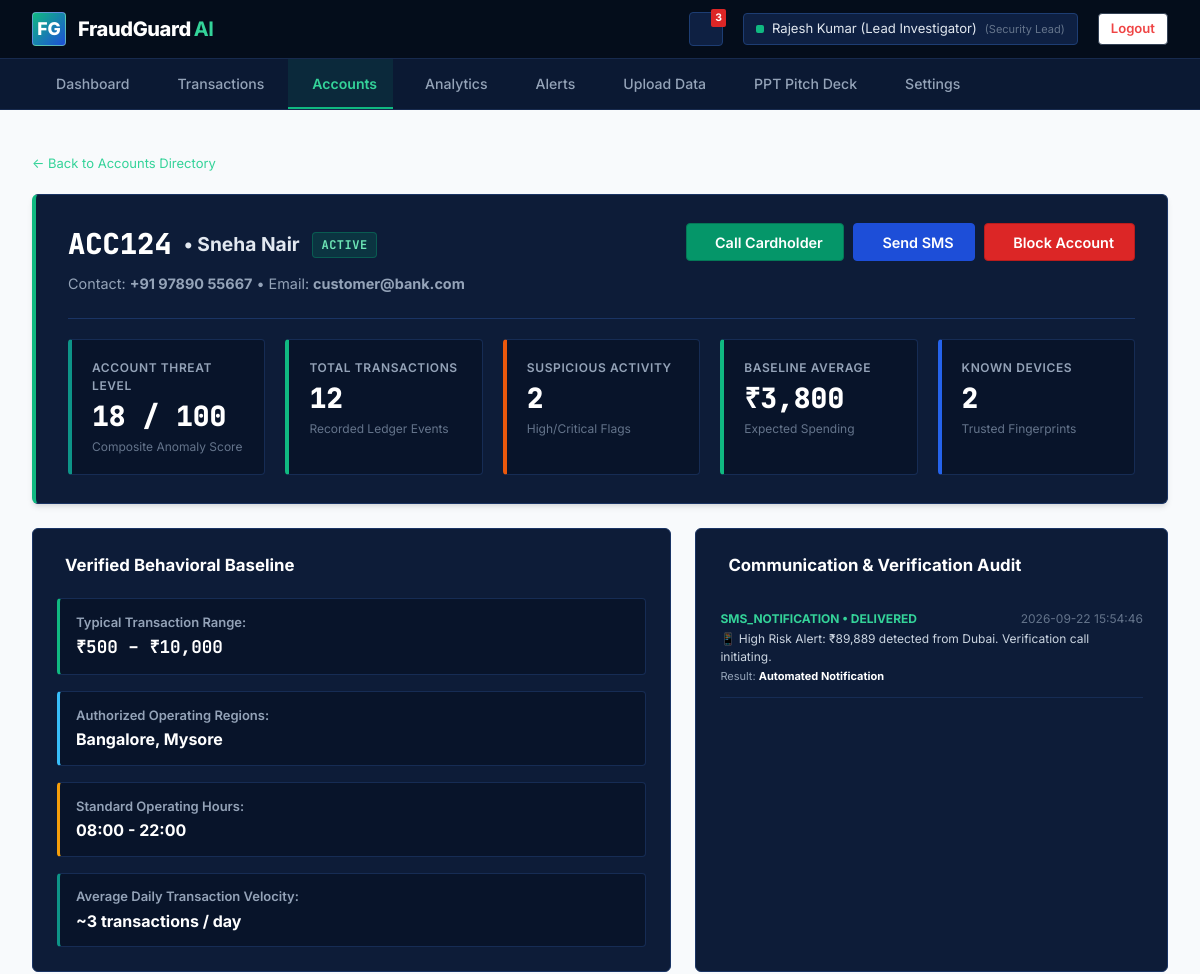
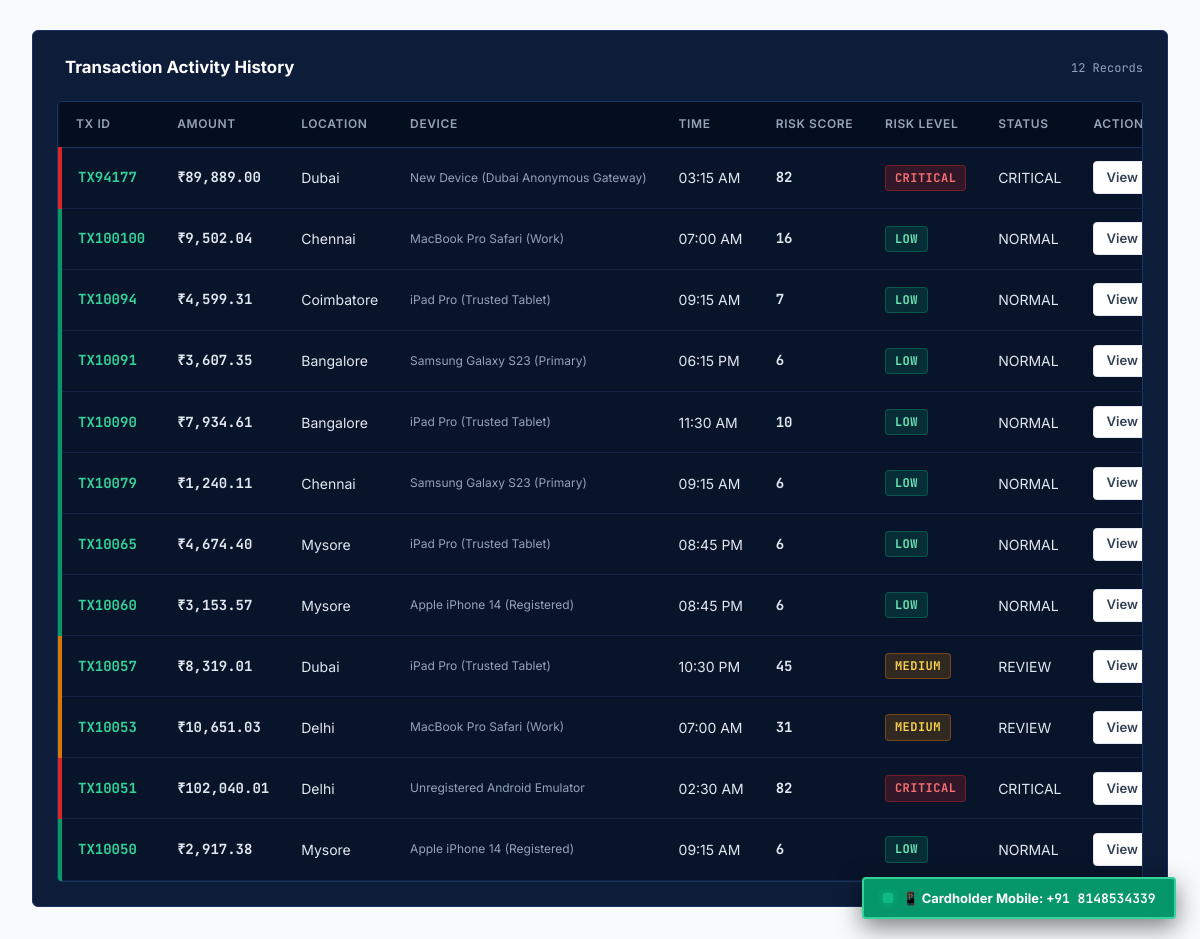
Screenshot of /accounts/ACC124 (signed in) with the database file from the repository (2 pictures, top to bottom).
### tables this page shows
CREATE TABLE accounts (
            id INTEGER PRIMARY KEY AUTOINCREMENT,
            account_id TEXT UNIQUE NOT NULL,
            holder_name TEXT NOT NULL,
            phone_number TEXT DEFAULT '+91 98450 12345',
            email TEXT DEFAULT 'customer@bank.com',
            avg_amount REAL DEFAULT 2500.0,
            min_amount REAL DEFAULT 500.0,
            max_amount REAL DEFAULT 15000.0,
            normal_locations TEXT DEFAULT 'Chennai, Coimbatore',
            normal_hours TEXT DEFAULT '08:00 - 22:00',
            known_devices INTEGER DEFAULT 2,
            avg_daily_tx INTEGER DEFAULT 3,
            risk_score INTEGER DEFAULT 10,
            status TEXT DEFAULT 'ACTIVE', -- ACTIVE, ACCOUNT_HOLD, ADMIN_REVIEW, BLOCKED, FLAGGED
            call_attempts INTEGER DEFAULT 0,
            last_call_status TEXT DEFAULT 'NONE',
            hold_reason TEXT DEFAULT '',
            block_reason TEXT DEFAULT '',
            held_at TIMESTAMP,
            blocked_at TIMESTAMP,
            created_at TIMESTAMP DEFAULT CURRENT_TIMESTAMP
        , last_sms_status TEXT DEFAULT 'NONE');

CREATE TABLE customer_communications (
            id INTEGER PRIMARY KEY AUTOINCREMENT,
            account_id TEXT NOT NULL,
            transaction_id TEXT,
            type TEXT NOT NULL, -- CALL, SMS, WHATSAPP
            recipient_contact TEXT NOT NULL,
            message_content TEXT NOT NULL,
            status TEXT DEFAULT 'DELIVERED', -- SENT, DELIVERED, ANSWERED, CONFIRMED_FRAUD, CONFIRMED_SAFE
            response TEXT,
            created_at TIMESTAMP DEFAULT CURRENT_TIMESTAMP
        );

CREATE TABLE transactions (
            id INTEGER PRIMARY KEY AUTOINCREMENT,
            transaction_id TEXT UNIQUE NOT NULL,
            account_id TEXT NOT NULL,
            recipient_account_id TEXT,
            amount REAL NOT NULL,
            avg_amount REAL NOT NULL,
            location TEXT NOT NULL,
            time_str TEXT NOT NULL,
            device TEXT NOT NULL,
            new_device INTEGER DEFAULT 0,
            transactions_10min INTEGER DEFAULT 1,
            rule_score INTEGER DEFAULT 0,
            ml_score INTEGER DEFAULT 0,
            risk_score INTEGER DEFAULT 0,
            risk_level TEXT DEFAULT 'LOW',
            status TEXT DEFAULT 'NORMAL',
            flagged_reasons TEXT DEFAULT '[]',
            created_at TIMESTAMP DEFAULT CURRENT_TIMESTAMP
        );

### app.py (the view)
@app.route('/accounts/<account_id>')
@login_required
def account_details_view(account_id):
    account = get_account_profile(account_id)
    if not account:
        flash(f'Account {account_id} not found.', 'warning')
        return redirect(url_for('accounts_view'))
    account_txs = get_transactions_for_account(account_id)
    suspicious_count = sum(1 for t in account_txs if t['risk_level'] in ['HIGH', 'CRITICAL'])
    communications = get_communications_for_account(account_id)
    return render_template(
        'account_details.html',
        account=dict(account),
        transactions=account_txs,
        suspicious_count=suspicious_count,
        communications=communications
    )

### app.py (called while the page is built)
def login_required(f):
    @wraps(f)
    def decorated_function(*args, **kwargs):
        if 'user_id' not in session:
            if request.is_json or request.path.startswith('/api/'):
                return jsonify({'success': False, 'message': 'Authentication required. Please log in.'}), 401
            return redirect(url_for('login_view', next=request.url))
        return f(*args, **kwargs)
    return decorated_function

### database.py (called while the page is built)
def get_db_connection():
    os.makedirs(os.path.dirname(DB_PATH), exist_ok=True)
    conn = sqlite3.connect(DB_PATH, timeout=30.0)
    conn.row_factory = sqlite3.Row
    return conn

def get_account_profile(account_id):
    conn = get_db_connection()
    account = conn.execute('SELECT * FROM accounts WHERE account_id = ?', (account_id,)).fetchone()
    conn.close()
    return account

def get_communications_for_account(account_id):
    conn = get_db_connection()
    rows = conn.execute('SELECT * FROM customer_communications WHERE account_id = ? ORDER BY id DESC', (account_id,)).fetchall()
    conn.close()
    return [dict(r) for r in rows]

def get_transactions_for_account(account_id):
    conn = get_db_connection()
    rows = conn.execute('SELECT * FROM transactions WHERE account_id = ? OR recipient_account_id = ? ORDER BY id DESC', (account_id, account_id)).fetchall()
    conn.close()
    return [dict(r) for r in rows]

### templates/account_details.html (shortened to what this page needs)
{% extends "base.html" %}
{% block content %}
<div class="app-main-content">
    <div style="margin-bottom: 1.25rem;">
        <a href="{{ url_for('accounts_view') }}" style="font-size: 13px; color: #34D399; text-decoration: none;">
            &larr; Back to Accounts Directory
        </a>
    </div>
    <div class="dashboard-hero-panel" style="margin-bottom: 1.5rem;">
        <div style="display: flex; justify-content: space-between; align-items: flex-start; flex-wrap: wrap; gap: 1rem;">
            <div>
                <div style="display: flex; align-items: center; gap: 0.75rem; margin-bottom: 0.4rem;">
                    <span class="mono" style="font-size: 1.8rem; font-weight: 800; color: #FFFFFF;">
                        {{ account.account_id }}
                    </span>
                    <span style="font-size: 1.2rem; font-weight: 700; color: #E2E8F0;">
                        &bull; {{ account.holder_name }}
                    </span>
                    <span id="accountStatusBadge" class="risk-tag {% if account.status == 'BLOCKED' %}blocked{% elif account.risk_score >= 81 %}critical{% elif account.risk_score >= 61 %}high{% elif account.risk_score >= 31 %}medium{% else %}low{% endif %}">
                        {{ account.status }}
                    </span>
                </div>
                <p style="font-size: 0.9rem; color: #94A3B8;">
                    Contact: <strong>{{ account.phone_number }}</strong> &bull; Email: <strong>{{ account.email }}</strong>
                </p>
            </div>
            <div style="display: flex; gap: 0.6rem; flex-wrap: wrap;">
                <button class="btn btn-green btn-call-customer" data-account-id="{{ account.account_id }}" data-tx-id="PROFILE_VERIFY" data-amount="0" data-location="Profile Check">
                     Call Cardholder
                </button>
                <button class="btn btn-primary btn-send-message" data-account-id="{{ account.account_id }}" data-tx-id="PROFILE_ALERT" data-amount="0" data-location="Security Check">
                     Send SMS
                </button>
                {% if account.status != 'BLOCKED' %}
                <button id="btnBlockAccount" class="btn btn-danger" data-account-id="{{ account.account_id }}">
                     Block Account
                </button>
                {% else %}
                <button id="btnUnblockAccount" class="btn btn-green" data-account-id="{{ account.account_id }}">
                    <i class="icon-unlock"></i> Unblock Account
                </button>
                {% endif %}
            </div>
        </div>
        <div class="metrics-overview-grid" style="margin-top: 1.5rem; padding-top: 1.25rem; border-top: 1px solid #1A3464;">
            <div class="metric-rect-block {% if account.risk_score >= 61 or account.status == 'BLOCKED' %}danger{% else %}teal{% endif %}">
                <div class="metric-label">Account Threat Level</div>
                <div class="metric-value">{{ account.risk_score }} / 100</div>
                <div class="metric-subtext">Composite Anomaly Score</div>
            </div>
            <div class="metric-rect-block">
                <div class="metric-label">Total Transactions</div>
                <div class="metric-value">{{ transactions|length }}</div>
                <div class="metric-subtext">Recorded Ledger Events</div>
            </div>
            <div class="metric-rect-block orange">
                <div class="metric-label">Suspicious Activity</div>
                <div class="metric-value">{{ suspicious_count }}</div>
                <div class="metric-subtext">High/Critical Flags</div>
            </div>
            <div class="metric-rect-block">
                <div class="metric-label">Baseline Average</div>
                <div class="metric-value">₹{{ "{:,.0f}".format(account.avg_amount) }}</div>
                <div class="metric-subtext">Expected Spending</div>
            </div>
            <div class="metric-rect-block blue">
                <div class="metric-label">Known Devices</div>
                <div class="metric-value">{{ account.known_devices }}</div>
                <div class="metric-subtext">Trusted Fingerprints</div>
            </div>
        </div>
    </div>
    <div class="dash-two-col-grid">
        <div class="panel-card">
            <div class="panel-header">
                <h3 class="panel-title">
                     Verified Behavioral Baseline
                </h3>
            </div>
            <div style="display: flex; flex-direction: column; gap: 1rem; font-size: 13px;">
                <div style="background: #08142A; border: 1px solid #162C54; border-left: 3px solid #10B981; padding: 0.85rem 1rem; border-radius: 4px;">
                    <div style="color: #94A3B8; font-weight: 600;">Typical Transaction Range:</div>
                    <div class="mono" style="font-size: 1.1rem; font-weight: 700; color: #FFF; margin-top: 2px;">
                        ₹{{ "{:,.0f}".format(account.min_amount) }} – ₹{{ "{:,.0f}".format(account.max_amount) }}
                    </div>
                </div>
                <div style="background: #08142A; border: 1px solid #162C54; border-left: 3px solid #38BDF8; padding: 0.85rem 1rem; border-radius: 4px;">
                    <div style="color: #94A3B8; font-weight: 600;">Authorized Operating Regions:</div>
                    <div style="font-size: 1rem; font-weight: 700; color: #FFF; margin-top: 2px;">
                        {{ account.normal_locations }}
                    </div>
                </div>
                <div style="background: #08142A; border: 1px solid #162C54; border-left: 3px solid #F59E0B; padding: 0.85rem 1rem; border-radius: 4px;">
                    <div style="color: #94A3B8; font-weight: 600;">Standard Operating Hours:</div>
                    <div style="font-size: 1rem; font-weight: 700; color: #FFF; margin-top: 2px;">
                        {{ account.normal_hours }}
                    </div>
                </div>
                <div style="background: #08142A; border: 1px solid #162C54; border-left: 3px solid #0D9488; padding: 0.85rem 1rem; border-radius: 4px;">
                    <div style="color: #94A3B8; font-weight: 600;">Average Daily Transaction Velocity:</div>
                    <div style="font-size: 1rem; font-weight: 700; color: #FFF; margin-top: 2px;">
                        ~{{ account.avg_daily_tx }} transactions / day
                    </div>
                </div>
            </div>
        </div>
        <div class="panel-card">
            <div class="panel-header">
                <h3 class="panel-title">
                     Communication &amp; Verification Audit
                </h3>
            </div>
            <div style="font-size: 12px; max-height: 280px; overflow-y: auto;">
                {% for comm in communications %}
                <div style="padding: 0.75rem 0; border-bottom: 1px solid #162C54;">
                    <div style="display: flex; justify-content: space-between; margin-bottom: 2px;">
                        <strong style="color: #34D399;">{{ comm.type }} &bull; {{ comm.status }}</strong>
                        <span style="color: #64748B;">{{ comm.created_at }}</span>
                    </div>
                    <div style="color: #CBD5E1;">{{ comm.message_content }}</div>
                    {% if comm.response %}
                    <div style="font-size: 11px; color: #94A3B8; margin-top: 2px;">Result: <strong style="color: #FFF;">{{ comm.response }}</strong></div>
                    {% endif %}
                </div>
                {% else %}
                <div style="color: #94A3B8; padding: 1rem 0; text-align: center;">
                    No communications logged yet. Click "Call Cardholder" or "Send SMS" above to initiate verification.
                </div>
                {% endfor %}
            </div>
        </div>
    </div>
    <div class="panel-card">
        <div class="panel-header">
            <h3 class="panel-title">
                 Transaction Activity History
            </h3>
            <span class="mono" style="font-size: 12px; color: #94A3B8;">{{ transactions|length }} Records</span>
        </div>
        <div class="table-responsive-container">
            <table class="fraud-table">
                <thead>
                    <tr>
                        <th>Tx ID</th>
                        <th>Amount</th>
                        <th>Location</th>
                        <th>Device</th>
                        <th>Time</th>
                        <th>Risk Score</th>
                        <th>Risk Level</th>
                        <th>Status</th>
                        <th>Action</th>
                    </tr>
                </thead>
                <tbody>
                    {% for tx in transactions %}
                    <tr class="risk-{{ tx.risk_level.lower() }}">
                        <td class="mono" style="font-weight: 700; color: #34D399;">{{ tx.transaction_id }}</td>
                        <td class="mono" style="font-weight: 700;">₹{{ "{:,.2f}".format(tx.amount) }}</td>
                        <td>{{ tx.location }}</td>
                        <td style="font-size: 12px; color: #94A3B8;">{{ tx.device }}</td>
                        <td>{{ tx.time_str }}</td>
                        <td class="mono" style="font-weight: 700;">{{ tx.risk_score }}</td>
                        <td><span class="risk-tag {{ tx.risk_level.lower() }}">{{ tx.risk_level }}</span></td>
                        <td>{{ tx.status }}</td>
                        <td>
                            <a href="{{ url_for('transaction_details_view', tx_id=tx.transaction_id) }}" class="btn btn-secondary btn-sm">
                                View
                            </a>
                        </td>
                    </tr>
                    {% endfor %}
                </tbody>
            </table>
        </div>
    </div>
</div>
{% endblock %}

### rows the page displays
accounts: account_id "ACC124", holder_name "Sneha Nair", status "ACTIVE", phone_number "+91 97890 55667", email "customer@bank.com", risk_score "18", avg_amount "3,800", known_devices "2", min_amount "500", max_amount "10,000", normal_locations "Bangalore, Mysore", normal_hours "08:00 - 22:00", avg_daily_tx "3"
customer_communications: type "SMS_NOTIFICATION", status "DELIVERED", created_at "2026-09-22 15:54:46", message_content "📱 High Risk Alert: ₹89,889 detected from Dubai. Verification call initiating.", response "Automated Notification"
transactions: transaction_id "TX94177", amount "89,889.00", location "Dubai", device "New Device (Dubai Anonymous Gateway)", time_str "03:15 AM", risk_score "82", risk_level "CRITICAL", status "CRITICAL"
transactions: transaction_id "TX100100", amount "9,502.04", location "Chennai", device "MacBook Pro Safari (Work)", time_str "07:00 AM", risk_score "16", risk_level "LOW", status "NORMAL"
transactions: transaction_id "TX10094", amount "4,599.31", location "Coimbatore", device "iPad Pro (Trusted Tablet)", time_str "09:15 AM", risk_score "7", risk_level "LOW", status "NORMAL"
transactions: transaction_id "TX10091", amount "3,607.35", location "Bangalore", device "Samsung Galaxy S23 (Primary)", time_str "06:15 PM", risk_score "6", risk_level "LOW", status "NORMAL"
transactions: transaction_id "TX10090", amount "7,934.61", location "Bangalore", device "iPad Pro (Trusted Tablet)", time_str "11:30 AM", risk_score "10", risk_level "LOW", status "NORMAL"
transactions: transaction_id "TX10079", amount "1,240.11", location "Chennai", device "Samsung Galaxy S23 (Primary)", time_str "09:15 AM", risk_score "6", risk_level "LOW", status "NORMAL"
transactions: transaction_id "TX10065", amount "4,674.40", location "Mysore", device "iPad Pro (Trusted Tablet)", time_str "08:45 PM", risk_score "6", risk_level "LOW", status "NORMAL"
transactions: transaction_id "TX10060", amount "3,153.57", location "Mysore", device "Apple iPhone 14 (Registered)", time_str "08:45 PM", risk_score "6", risk_level "LOW", status "NORMAL"
transactions: transaction_id "TX10057", amount "8,319.01", location "Dubai", device "iPad Pro (Trusted Tablet)", time_str "10:30 PM", risk_score "45", risk_level "MEDIUM", status "REVIEW"
transactions: transaction_id "TX10053", amount "10,651.03", location "Delhi", device "MacBook Pro Safari (Work)", time_str "07:00 AM", risk_score "31", risk_level "MEDIUM", status "REVIEW"
transactions: transaction_id "TX10051", amount "102,040.01", location "Delhi", device "Unregistered Android Emulator", time_str "02:30 AM", risk_score "82", risk_level "CRITICAL", status "CRITICAL"
transactions: transaction_id "TX10050", amount "2,917.38", location "Mysore", device "Apple iPhone 14 (Registered)", time_str "09:15 AM", risk_score "6", risk_level "LOW", status "NORMAL"

### other values shown
{{ session.get('user_name', 'Administrator') }} "Rajesh Kumar (Lead Investigator)"
{{ transactions|length }} "12"
{{ suspicious_count }} "2"
